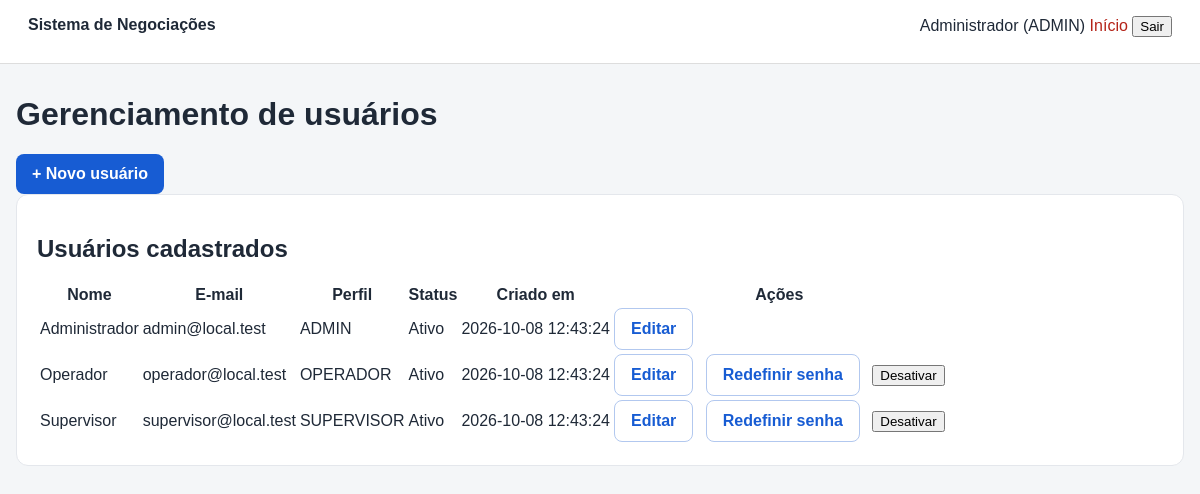
/usuarios.php (signed in), run on the app's committed database.
### tables this page shows
CREATE TABLE IF NOT EXISTS usuarios (
    id INT UNSIGNED AUTO_INCREMENT PRIMARY KEY,
    nome VARCHAR(120) NOT NULL,
    email VARCHAR(150) NOT NULL UNIQUE,
    senha VARCHAR(255) NOT NULL,
    perfil_id INT UNSIGNED NOT NULL,
    ativo TINYINT(1) NOT NULL DEFAULT 1,

    criado_em TIMESTAMP DEFAULT CURRENT_TIMESTAMP,

    atualizado_em TIMESTAMP DEFAULT CURRENT_TIMESTAMP
        ON UPDATE CURRENT_TIMESTAMP,

    FOREIGN KEY (perfil_id)
        REFERENCES perfis(id)
);

CREATE TABLE IF NOT EXISTS perfis (
    id INT UNSIGNED AUTO_INCREMENT PRIMARY KEY,
    nome VARCHAR(30) NOT NULL UNIQUE
);

### config/auth.php (called while the page is built, shortened)
<?php
function usuarioAtual(): ?array { return $_SESSION['usuario'] ?? null; }

### config/database.php (called while the page is built, shortened)
<?php
function db(): PDO
{
    static $pdo = null;
    $host = '127.0.0.1';
    $port = '3306';
    $name = 'negociacoes';
    $user = 'root';
    $pass = '';
    try {
        $pdo = new PDO(
            "mysql:host=$host;port=$port;dbname=$name;charset=utf8mb4",
            $user, $pass,
            [
                PDO::ATTR_ERRMODE => PDO::ERRMODE_EXCEPTION,
                PDO::ATTR_DEFAULT_FETCH_MODE => PDO::FETCH_ASSOC,
                PDO::ATTR_EMULATE_PREPARES => false
            ]
        );
    } catch (PDOException $e) {
        die('<h2>Erro ao conectar ao MySQL</h2><p>Confirme se o MySQL está iniciado no XAMPP e se o banco <strong>negociacoes</strong> existe.</p><pre>'.htmlspecialchars($e->getMessage()).'</pre>');
    }
    return $pdo;
}

### config/bootstrap.php (called while the page is built, shortened)
<?php
require_once __DIR__.'/database.php';
require_once __DIR__.'/auth.php';
function e(?string $v): string { return htmlspecialchars($v ?? '',ENT_QUOTES,'UTF-8'); }

### usuarios.php (the view, shortened to what this page needs)
<?php
require_once __DIR__ . '/config/bootstrap.php';
$usuarioAtual = usuarioAtual();
$stmt = db()->query("
    SELECT
        u.id,
        u.nome,
        u.email,
        p.nome AS perfil,
        u.ativo,
        u.criado_em,
        u.atualizado_em
    FROM usuarios u
    INNER JOIN perfis p ON p.id = u.perfil_id
    ORDER BY u.nome ASC
");
$usuarios = $stmt->fetchAll();
?>
<!DOCTYPE html>
<html lang="pt-BR">
<head>
    <link
        rel="stylesheet"
        href="assets/style.css"
    >
</head>
<body>
<header class="topbar">
    <div>
        <strong>Sistema de Negociações</strong>
    </div>
    <div>
        <span>
            <?= e($usuarioAtual['nome']) ?>
            (<?= e($usuarioAtual['perfil']) ?>)
        </span>
        <a href="index.php">Início</a>
        <form
            method="post"
            action="logout.php"
            style="display:inline;"
        >
            <button type="submit">
                Sair
            </button>
        </form>
    </div>
</header>
<main class="container">
    <h1>Gerenciamento de usuários</h1>
    <a
    href="novo_usuario.php"
    class="button"
>
    + Novo usuário
</a>
    <section class="panel">
        <h2>Usuários cadastrados</h2>
        <?php if (count($usuarios) === 0): ?>
            <p>Nenhum usuário cadastrado.</p>
        <?php else: ?>
            <div style="overflow-x:auto;">
               <table>
    <thead>
        <tr>
            <th>Nome</th>
            <th>E-mail</th>
            <th>Perfil</th>
            <th>Status</th>
            <th>Criado em</th>
            <th>Ações</th>
        </tr>
    </thead>
    <tbody>
        <?php foreach ($usuarios as $usuario): ?>
            <tr>
                <td>
                    <?= e($usuario['nome']) ?>
                </td>
                <td>
                    <?= e($usuario['email']) ?>
                </td>
                <td>
                    <?= e($usuario['perfil']) ?>
                </td>
                <td>
                    <?php if ((int)$usuario['ativo'] === 1): ?>
                        Ativo
                    <?php else: ?>
                        Inativo
                    <?php endif; ?>
                </td>
                <td>
                    <?= e($usuario['criado_em']) ?>
                </td>
                <td>
    <a
        href="editar_usuario.php?id=<?= (int)$usuario['id'] ?>"
        class="button secondary"
    >
        Editar
    </a>
    <?php if ((int)$usuario['id'] !== (int)$usuarioAtual['id']): ?>
        <a
            href="redefinir_senha_usuario.php?id=<?= (int)$usuario['id'] ?>"
            class="button secondary"
        >
            Redefinir senha
        </a>
        <form
            method="POST"
            action="alternar_status_usuario.php"
            style="display:inline;"
        >
            <button type="submit">
                <?= (int)$usuario['ativo'] === 1
                    ? 'Desativar'
                    : 'Ativar'
                ?>
            </button>
        </form>
    <?php endif; ?>
</td>
            </tr>
        <?php endforeach; ?>
    </tbody>
</table>
            </div>
        <?php endif; ?>
    </section>
</main>
</body>
</html>

### assets/style.css (style rules this page uses)
* { box-sizing:border-box }
body { margin:0;font-family:Arial,sans-serif;background:#f4f6f8;color:#1f2937 }
.topbar { min-height:64px;background:white;border-bottom:1px solid #ddd;padding:16px 28px;display:flex;justify-content:space-between;gap:20px }
.topbar a { color:#b42318;text-decoration:none }
.container { width:min(1180px,calc(100% - 32px));margin:32px auto }
.card,.panel,.login-box { background:#fff;border:1px solid #e4e7ec;border-radius:12px;padding:20px }
.button { display:inline-block;background:#175cd3;color:white;border:0;border-radius:8px;padding:11px 16px;text-decoration:none;cursor:pointer;font-weight:bold }
.secondary { background:#fff;color:#175cd3;border:1px solid #b2c8ef;margin-right:8px }

### data on the page
usuarios: nome "Administrador", email "admin@local.test", perfil.nome "ADMIN", ativo "Ativo", criado_em "2026-10-08 12:43:24"
perfis: nome "ADMIN"
usuarios: nome "Operador", email "operador@local.test", perfil.nome "OPERADOR", ativo "Ativo", criado_em "2026-10-08 12:43:24"
usuarios: nome "Supervisor", email "supervisor@local.test", perfil.nome "SUPERVISOR", ativo "Ativo", criado_em "2026-10-08 12:43:24"
